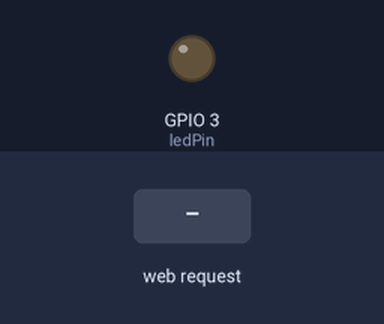
This sketch was run on a simulated ESP8266 (NodeMCU). Shown: output pins drawn as LEDs (lit = HIGH). The test bench sets the inputs (shaded band). WiFi joins after 1.5 s; servers stay silent unless stated; what the sketch prints to the serial monitor is not drawn.

Above: at 2.7 s.
2.8 s: HTTP request GET /LED-ON received
At 4.1 s:
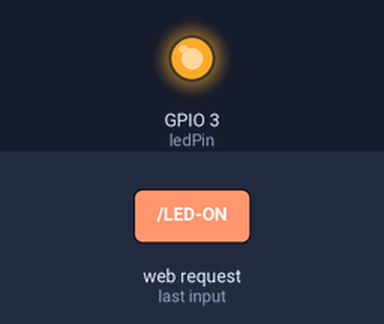
5.8 s: HTTP request GET /LED received
At 6.3 s:
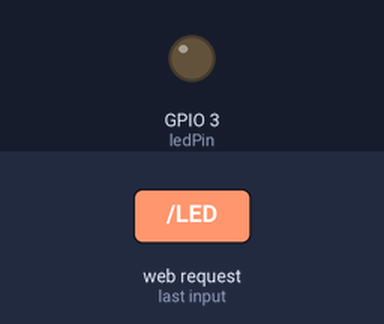
Timing chart, 0 to 8.8 s (numbered marks = the images above; inputs shaded):
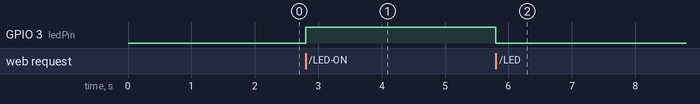

The sketch:

blink-wifi.ino
```cpp
#include <ESP8266WiFi.h>
const char *ssid = "Yan Home";      //your WiFi Name
const char *password = "spiderman"; //Your Wifi Password
int ledPin = 03;
WiFiServer server(80);
void setup()
{
    Serial.begin(115200);
    delay(10);
    pinMode(ledPin, OUTPUT);
    digitalWrite(ledPin, LOW);
    Serial.println();
    Serial.println();
    Serial.print("Connecting to ");
    Serial.println(ssid);
    WiFi.begin(ssid, password);
    while (WiFi.status() != WL_CONNECTED)
    {
        delay(500);
        Serial.print(".");
    }
    Serial.println("");
    Serial.println("WiFi connected");
    server.begin();
    Serial.println("Server started");
    Serial.print("Use this URL to connect: ");
    Serial.print("http://");
    Serial.print(WiFi.localIP());
    Serial.println("/");
}

void loop()
{
    WiFiClient client = server.available();
    if (!client)
    {
        return;
    }
    Serial.println("new client");

    int loopCount = 0;
    while (!client.available())
    {
        Serial.print(".");
        delay(10);
        if (++loopCount > 100)
        {
            Serial.println("Tired waiting :-(");
            return;
        }
    }
    Serial.printf("%d\n", client.available());
    client.disableKeepAlive();
    String request = client.readStringUntil('\r');
    Serial.println(request);
    client.flush();
    if (request.indexOf("/STATUS") > 0)
    {
        client.println("HTTP/1.1 200 OK");
        client.println("Content-Type: text/plain");
        client.println("Content-Length: 1");
        client.println("Connection: Close");
        client.println("");
        client.print(digitalRead(ledPin) == LOW ? '0' : '1');
        return;
    }
    //int value = LOW;
    if (request.indexOf("/LED") > 0)
    {

        if (request.indexOf("/LED-ON") != -1)
        {
            digitalWrite(ledPin, HIGH);
        }
        else
        {
            digitalWrite(ledPin, LOW);
        }
        client.println("HTTP/1.1 302 Moved");
        client.println("Connection: Close");
        client.println("Location: /");
        client.println("");
        return;
    }
    // Only accept index '/'
    if (request.indexOf("GET / ") < 0)
    {
        client.println("HTTP/1.1 404 Not Found");
        client.println("Content-Type: text/plain");
        client.println("Connection: Close");
        client.println("");
        client.print("Not Found");
        return;
    }

    client.println("HTTP/1.1 200 OK");
    client.println("Content-Type: text/html");
    client.println("Connection: Close");
    client.println("");
    client.println("<!DOCTYPE html>");
    client.println("<html>");
    client.println("<head>");
    client.println("<meta name='viewport' content='width=device-width, initial-scale=1.0'>");
    client.println("<meta http-equiv='X-UA-Compatible' content='ie=edge'>");
    client.println("<link rel='stylesheet' href='https://cdn.jsdelivr.net/npm/bulma@0.8.0/css/bulma.min.css'>");
    client.println("<title>LED WIFI</title>");
    client.println("</head>");
    client.println("<body>");
    client.println("<section class='section'>");
    client.println("<div class='container'>");
    client.println("<div class='card'>");
    if (digitalRead(ledPin) == LOW)
    {
        client.println("<a href='/LED-ON' class='button is-success card-footer-item'>MURUBNA</a>");
    }
    else
    {
        client.println("<a href='/LED-OFF' class='button is-danger card-footer-item'>PATENI</a>");
    }
    client.println("</div>");
    client.println("</div>");
    client.println("</section>");
    client.println("</body>");
    client.println("</html>");
    delay(1);
}
```

Measured:
- after the input at 2.8 s, GPIO 3 (ledPin): LOW → HIGH at once
- after the input at 5.8 s, GPIO 3 (ledPin): HIGH → LOW at once
